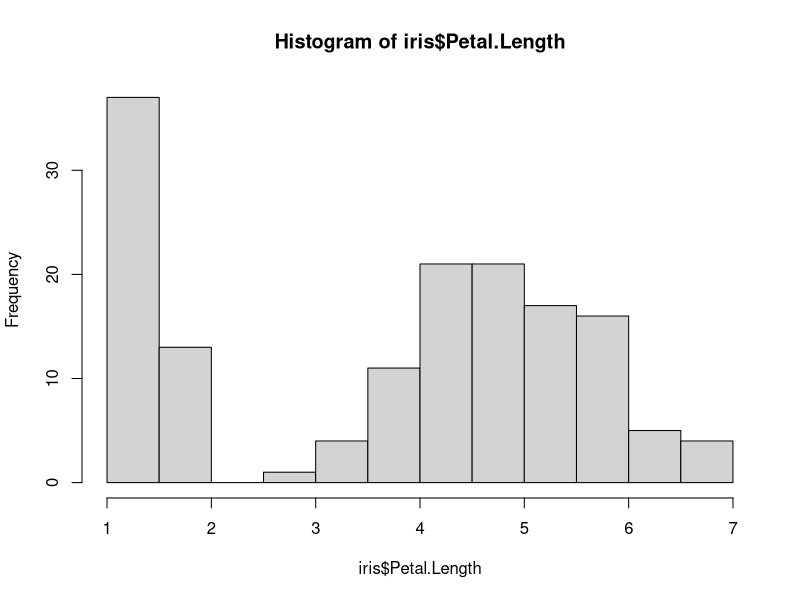
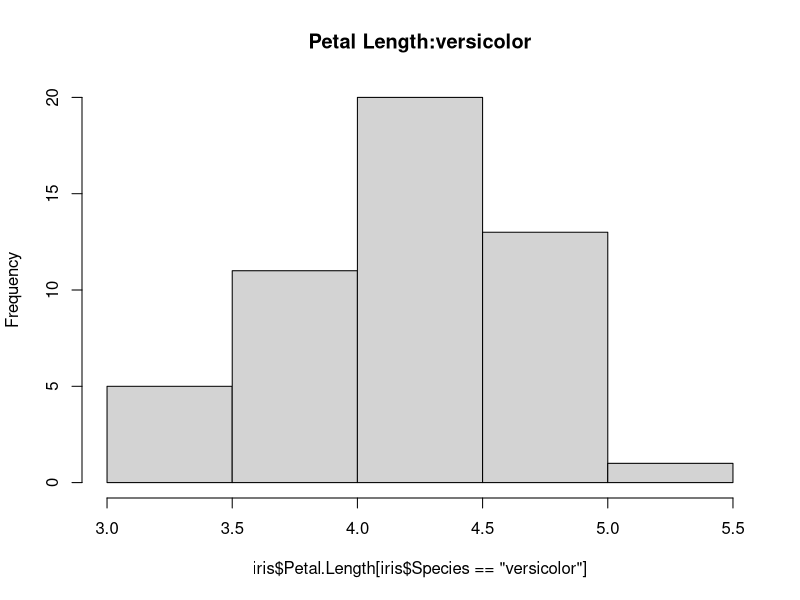
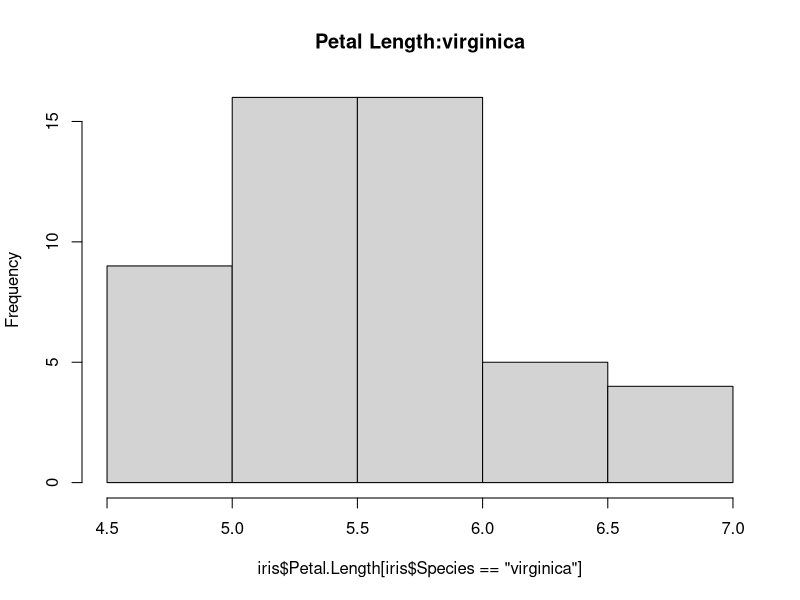
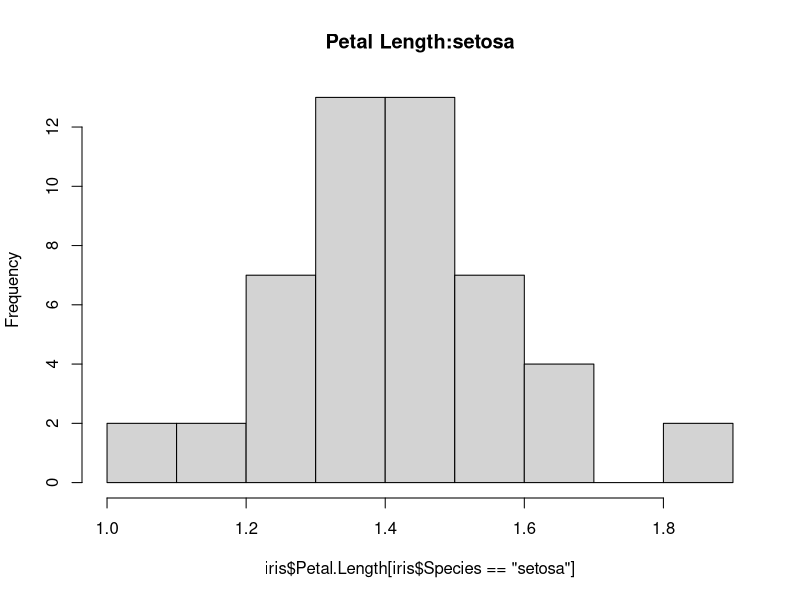
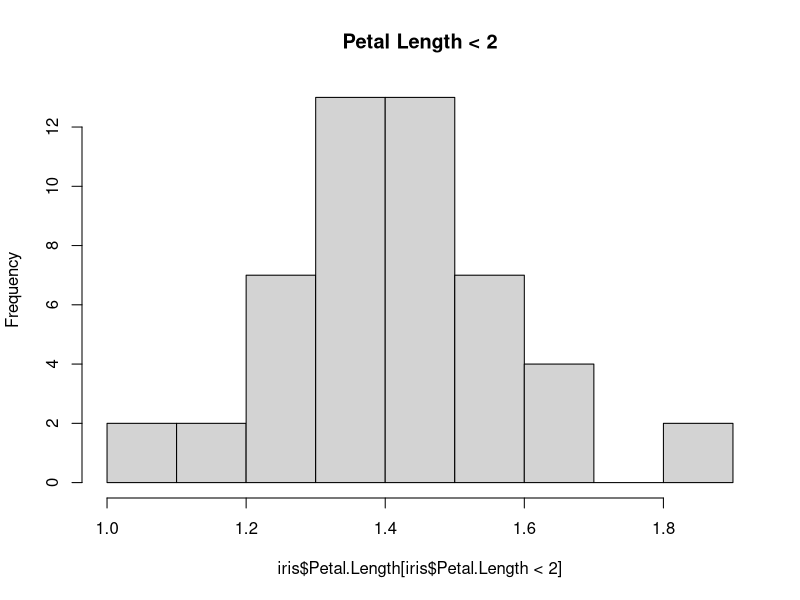
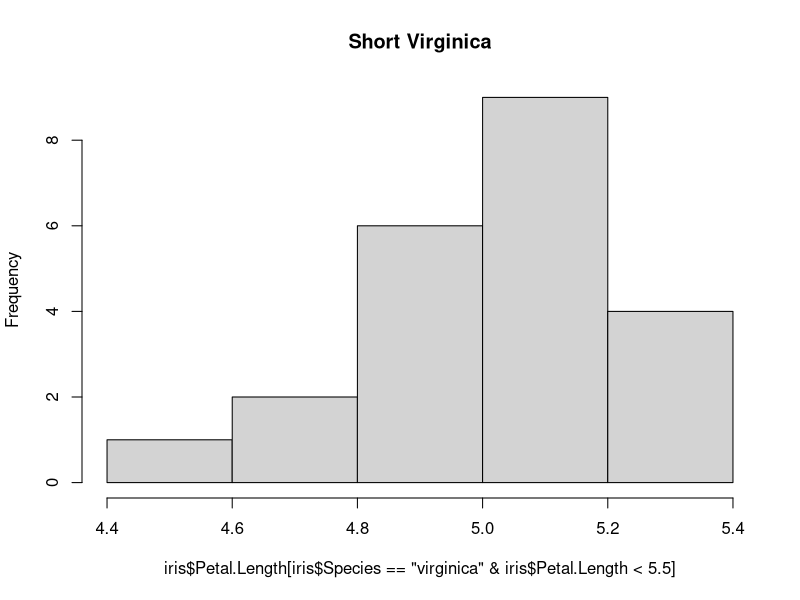
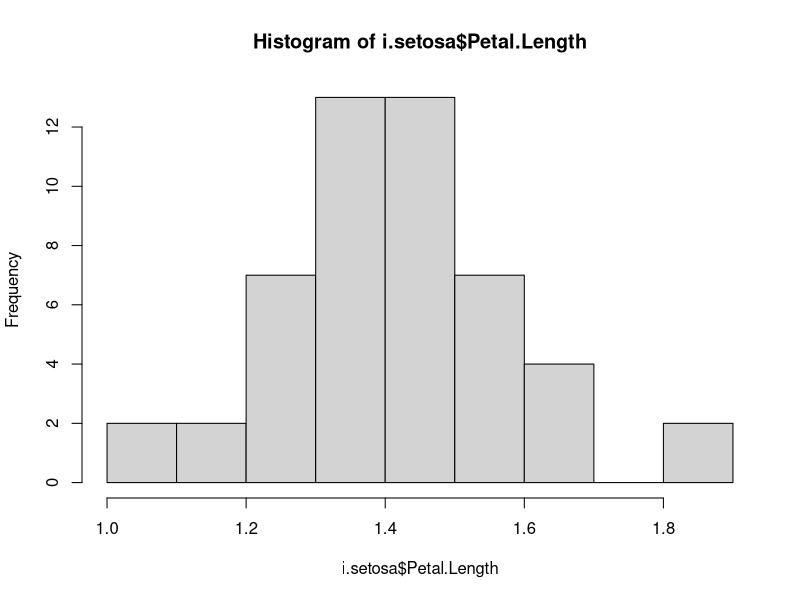

Here is the R script that generated these plots, in order:
library(datasets)

head(iris)

hist(iris$Petal.Length)
summary(iris$Petal.Length)
summary(iris$Species)

hist(iris$Petal.Length[iris$Species == "versicolor"],
     main = "Petal Length:versicolor")
hist(iris$Petal.Length[iris$Species == "virginica"],
     main = "Petal Length:virginica")
hist(iris$Petal.Length[iris$Species == "setosa"],
     main = "Petal Length:setosa")

hist(iris$Petal.Length[iris$Petal.Length < 2],
     main = "Petal Length < 2") 


hist(iris$Petal.Length[iris$Species == "virginica" & iris$Petal.Length < 5.5],
     main = "Short Virginica") 

i.setosa <- iris[iris$Species == "setosa",] # all columns

head(i.setosa)
summary(i.setosa)
hist(i.setosa$Petal.Length)

rm(list=ls())  # removes objects from environment
detach("package:datasets", unload = TRUE)
